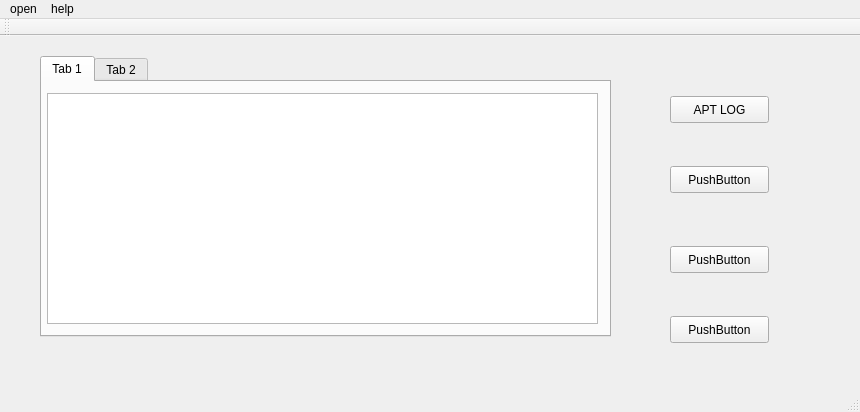
<?xml version="1.0" encoding="UTF-8"?>
<ui version="4.0">
 <class>MainWindow</class>
 <widget class="QMainWindow" name="MainWindow">
  <property name="geometry">
   <rect>
    <x>0</x>
    <y>0</y>
    <width>860</width>
    <height>412</height>
   </rect>
  </property>
  <property name="windowTitle">
   <string>MainWindow</string>
  </property>
  <widget class="QWidget" name="centralWidget">
   <widget class="QTabWidget" name="tabWidget">
    <property name="geometry">
     <rect>
      <x>40</x>
      <y>20</y>
      <width>571</width>
      <height>281</height>
     </rect>
    </property>
    <property name="currentIndex">
     <number>0</number>
    </property>
    <widget class="QWidget" name="tab">
     <attribute name="title">
      <string>Tab 1</string>
     </attribute>
     <widget class="QTextBrowser" name="textBrowser">
      <property name="geometry">
       <rect>
        <x>5</x>
        <y>11</y>
        <width>551</width>
        <height>231</height>
       </rect>
      </property>
      <property name="html">
       <string>&lt;!DOCTYPE HTML PUBLIC &quot;-//W3C//DTD HTML 4.0//EN&quot; &quot;http://www.w3.org/TR/REC-html40/strict.dtd&quot;&gt;
&lt;html&gt;&lt;head&gt;&lt;meta name=&quot;qrichtext&quot; content=&quot;1&quot; /&gt;&lt;style type=&quot;text/css&quot;&gt;
p, li { white-space: pre-wrap; }
&lt;/style&gt;&lt;/head&gt;&lt;body style=&quot; font-family:'Ubuntu'; font-size:11pt; font-weight:400; font-style:normal;&quot;&gt;
&lt;p style=&quot;-qt-paragraph-type:empty; margin-top:0px; margin-bottom:0px; margin-left:0px; margin-right:0px; -qt-block-indent:0; text-indent:0px;&quot;&gt;&lt;br /&gt;&lt;/p&gt;&lt;/body&gt;&lt;/html&gt;</string>
      </property>
     </widget>
    </widget>
    <widget class="QWidget" name="tab_2">
     <attribute name="title">
      <string>Tab 2</string>
     </attribute>
    </widget>
   </widget>
   <widget class="QPushButton" name="pushButton">
    <property name="geometry">
     <rect>
      <x>670</x>
      <y>60</y>
      <width>99</width>
      <height>27</height>
     </rect>
    </property>
    <property name="text">
     <string>APT LOG</string>
    </property>
   </widget>
   <widget class="QPushButton" name="pushButton_2">
    <property name="geometry">
     <rect>
      <x>670</x>
      <y>130</y>
      <width>99</width>
      <height>27</height>
     </rect>
    </property>
    <property name="text">
     <string>PushButton</string>
    </property>
   </widget>
   <widget class="QPushButton" name="pushButton_3">
    <property name="geometry">
     <rect>
      <x>670</x>
      <y>210</y>
      <width>99</width>
      <height>27</height>
     </rect>
    </property>
    <property name="text">
     <string>PushButton</string>
    </property>
   </widget>
   <widget class="QPushButton" name="pushButton_4">
    <property name="geometry">
     <rect>
      <x>670</x>
      <y>280</y>
      <width>99</width>
      <height>27</height>
     </rect>
    </property>
    <property name="text">
     <string>PushButton</string>
    </property>
   </widget>
  </widget>
  <widget class="QMenuBar" name="menuBar">
   <property name="geometry">
    <rect>
     <x>0</x>
     <y>0</y>
     <width>860</width>
     <height>31</height>
    </rect>
   </property>
   <widget class="QMenu" name="menuOpen">
    <property name="title">
     <string>open</string>
    </property>
   </widget>
   <widget class="QMenu" name="menuHelp">
    <property name="title">
     <string>help</string>
    </property>
   </widget>
   <addaction name="menuOpen"/>
   <addaction name="menuHelp"/>
  </widget>
  <widget class="QToolBar" name="mainToolBar">
   <attribute name="toolBarArea">
    <enum>TopToolBarArea</enum>
   </attribute>
   <attribute name="toolBarBreak">
    <bool>false</bool>
   </attribute>
  </widget>
  <widget class="QStatusBar" name="statusBar"/>
 </widget>
 <layoutdefault spacing="6" margin="11"/>
 <resources/>
 <connections/>
</ui>
